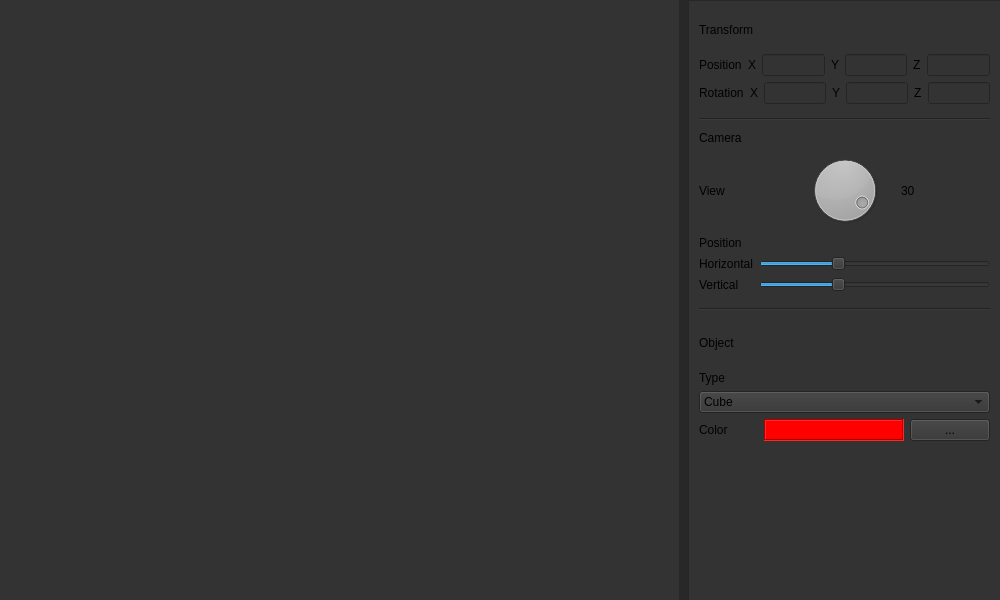
<?xml version="1.0" encoding="UTF-8"?>
<ui version="4.0">
 <class>Widget</class>
 <widget class="QWidget" name="Widget">
  <property name="geometry">
   <rect>
    <x>0</x>
    <y>0</y>
    <width>1000</width>
    <height>600</height>
   </rect>
  </property>
  <property name="windowTitle">
   <string>Salvador's Render</string>
  </property>
  <property name="styleSheet">
   <string notr="true">background-color: rgb(51, 51, 51);</string>
  </property>
  <widget class="QWidget" name="widget" native="true">
   <property name="enabled">
    <bool>true</bool>
   </property>
   <property name="geometry">
    <rect>
     <x>679</x>
     <y>0</y>
     <width>321</width>
     <height>601</height>
    </rect>
   </property>
   <property name="styleSheet">
    <string notr="true">background-color: rgb(40, 40, 40);</string>
   </property>
   <widget class="QScrollArea" name="scrollArea">
    <property name="geometry">
     <rect>
      <x>9</x>
      <y>0</y>
      <width>321</width>
      <height>601</height>
     </rect>
    </property>
    <property name="styleSheet">
     <string notr="true">background-color: rgb(51, 51, 51);</string>
    </property>
    <property name="widgetResizable">
     <bool>true</bool>
    </property>
    <widget class="QWidget" name="scrollAreaWidgetContents_2">
     <property name="geometry">
      <rect>
       <x>0</x>
       <y>0</y>
       <width>319</width>
       <height>599</height>
      </rect>
     </property>
     <widget class="Line" name="line">
      <property name="geometry">
       <rect>
        <x>10</x>
        <y>110</y>
        <width>291</width>
        <height>16</height>
       </rect>
      </property>
      <property name="orientation">
       <enum>Qt::Orientation::Horizontal</enum>
      </property>
     </widget>
     <widget class="QWidget" name="layoutWidget">
      <property name="geometry">
       <rect>
        <x>10</x>
        <y>10</y>
        <width>291</width>
        <height>93</height>
       </rect>
      </property>
      <layout class="QVBoxLayout" name="layout_Transfrorm">
       <item>
        <widget class="QLabel" name="label">
         <property name="styleSheet">
          <string notr="true">font: 700 9pt &quot;Arial&quot;;</string>
         </property>
         <property name="text">
          <string>Transform</string>
         </property>
        </widget>
       </item>
       <item>
        <layout class="QVBoxLayout" name="verticalLayout">
         <item>
          <layout class="QHBoxLayout" name="horizontalLayout_5">
           <item>
            <widget class="QLabel" name="label_2">
             <property name="styleSheet">
              <string notr="true">font: 700 8pt &quot;Arial&quot;;</string>
             </property>
             <property name="text">
              <string>Position</string>
             </property>
            </widget>
           </item>
           <item>
            <layout class="QHBoxLayout" name="horizontalLayout_4">
             <item>
              <layout class="QHBoxLayout" name="horizontalLayout">
               <item>
                <widget class="QLabel" name="label_3">
                 <property name="styleSheet">
                  <string notr="true">font: 700 8pt &quot;Arial&quot;;</string>
                 </property>
                 <property name="text">
                  <string>X</string>
                 </property>
                </widget>
               </item>
               <item>
                <widget class="QLineEdit" name="lEd_posX">
                 <property name="styleSheet">
                  <string notr="true">font: 700 8pt &quot;Arial&quot;;</string>
                 </property>
                 <property name="alignment">
                  <set>Qt::AlignmentFlag::AlignBottom|Qt::AlignmentFlag::AlignLeading|Qt::AlignmentFlag::AlignLeft</set>
                 </property>
                 <property name="placeholderText">
                  <string/>
                 </property>
                </widget>
               </item>
              </layout>
             </item>
             <item>
              <layout class="QHBoxLayout" name="horizontalLayout_2">
               <item>
                <widget class="QLabel" name="label_4">
                 <property name="styleSheet">
                  <string notr="true">font: 700 8pt &quot;Arial&quot;;</string>
                 </property>
                 <property name="text">
                  <string>Y</string>
                 </property>
                </widget>
               </item>
               <item>
                <widget class="QLineEdit" name="lEd_posY">
                 <property name="styleSheet">
                  <string notr="true">font: 700 8pt &quot;Arial&quot;;</string>
                 </property>
                 <property name="alignment">
                  <set>Qt::AlignmentFlag::AlignBottom|Qt::AlignmentFlag::AlignLeading|Qt::AlignmentFlag::AlignLeft</set>
                 </property>
                 <property name="placeholderText">
                  <string/>
                 </property>
                </widget>
               </item>
              </layout>
             </item>
             <item>
              <layout class="QHBoxLayout" name="horizontalLayout_3">
               <item>
                <widget class="QLabel" name="label_5">
                 <property name="styleSheet">
                  <string notr="true">font: 700 8pt &quot;Arial&quot;;</string>
                 </property>
                 <property name="text">
                  <string>Z</string>
                 </property>
                </widget>
               </item>
               <item>
                <widget class="QLineEdit" name="lEd_posZ">
                 <property name="styleSheet">
                  <string notr="true">font: 700 8pt &quot;Arial&quot;;</string>
                 </property>
                 <property name="alignment">
                  <set>Qt::AlignmentFlag::AlignBottom|Qt::AlignmentFlag::AlignLeading|Qt::AlignmentFlag::AlignLeft</set>
                 </property>
                 <property name="placeholderText">
                  <string/>
                 </property>
                </widget>
               </item>
              </layout>
             </item>
            </layout>
           </item>
          </layout>
         </item>
         <item>
          <layout class="QHBoxLayout" name="horizontalLayout_6">
           <item>
            <widget class="QLabel" name="label_6">
             <property name="styleSheet">
              <string notr="true">font: 700 8pt &quot;Arial&quot;;</string>
             </property>
             <property name="text">
              <string>Rotation</string>
             </property>
            </widget>
           </item>
           <item>
            <layout class="QHBoxLayout" name="horizontalLayout_7">
             <item>
              <layout class="QHBoxLayout" name="horizontalLayout_8">
               <item>
                <widget class="QLabel" name="label_7">
                 <property name="styleSheet">
                  <string notr="true">font: 700 8pt &quot;Arial&quot;;</string>
                 </property>
                 <property name="text">
                  <string>X</string>
                 </property>
                </widget>
               </item>
               <item>
                <widget class="QLineEdit" name="lEd_rotX">
                 <property name="styleSheet">
                  <string notr="true">font: 700 8pt &quot;Arial&quot;;</string>
                 </property>
                 <property name="alignment">
                  <set>Qt::AlignmentFlag::AlignBottom|Qt::AlignmentFlag::AlignLeading|Qt::AlignmentFlag::AlignLeft</set>
                 </property>
                 <property name="placeholderText">
                  <string/>
                 </property>
                </widget>
               </item>
              </layout>
             </item>
             <item>
              <layout class="QHBoxLayout" name="horizontalLayout_9">
               <item>
                <widget class="QLabel" name="label_8">
                 <property name="styleSheet">
                  <string notr="true">font: 700 8pt &quot;Arial&quot;;</string>
                 </property>
                 <property name="text">
                  <string>Y</string>
                 </property>
                </widget>
               </item>
               <item>
                <widget class="QLineEdit" name="lEd_rotY">
                 <property name="styleSheet">
                  <string notr="true">font: 700 8pt &quot;Arial&quot;;</string>
                 </property>
                 <property name="alignment">
                  <set>Qt::AlignmentFlag::AlignBottom|Qt::AlignmentFlag::AlignLeading|Qt::AlignmentFlag::AlignLeft</set>
                 </property>
                 <property name="placeholderText">
                  <string/>
                 </property>
                </widget>
               </item>
              </layout>
             </item>
             <item>
              <layout class="QHBoxLayout" name="horizontalLayout_10">
               <item>
                <widget class="QLabel" name="label_9">
                 <property name="styleSheet">
                  <string notr="true">font: 700 8pt &quot;Arial&quot;;</string>
                 </property>
                 <property name="text">
                  <string>Z</string>
                 </property>
                </widget>
               </item>
               <item>
                <widget class="QLineEdit" name="lEd_rotZ">
                 <property name="styleSheet">
                  <string notr="true">font: 700 8pt &quot;Arial&quot;;</string>
                 </property>
                 <property name="alignment">
                  <set>Qt::AlignmentFlag::AlignBottom|Qt::AlignmentFlag::AlignLeading|Qt::AlignmentFlag::AlignLeft</set>
                 </property>
                 <property name="placeholderText">
                  <string/>
                 </property>
                </widget>
               </item>
              </layout>
             </item>
            </layout>
           </item>
          </layout>
         </item>
        </layout>
       </item>
      </layout>
     </widget>
     <widget class="Line" name="line_2">
      <property name="geometry">
       <rect>
        <x>10</x>
        <y>300</y>
        <width>291</width>
        <height>16</height>
       </rect>
      </property>
      <property name="orientation">
       <enum>Qt::Orientation::Horizontal</enum>
      </property>
     </widget>
     <widget class="QWidget" name="layoutWidget">
      <property name="geometry">
       <rect>
        <x>10</x>
        <y>320</y>
        <width>291</width>
        <height>120</height>
       </rect>
      </property>
      <layout class="QVBoxLayout" name="verticalLayout_9">
       <property name="leftMargin">
        <number>0</number>
       </property>
       <item>
        <widget class="QLabel" name="label_14">
         <property name="styleSheet">
          <string notr="true">font: 700 9pt &quot;Arial&quot;;</string>
         </property>
         <property name="text">
          <string>Object</string>
         </property>
        </widget>
       </item>
       <item>
        <layout class="QVBoxLayout" name="verticalLayout_8">
         <item>
          <layout class="QVBoxLayout" name="verticalLayout_7">
           <item>
            <widget class="QLabel" name="label_19">
             <property name="styleSheet">
              <string notr="true">font: 700 8pt &quot;Arial&quot;;</string>
             </property>
             <property name="text">
              <string>Type</string>
             </property>
            </widget>
           </item>
           <item>
            <widget class="QComboBox" name="comboBox">
             <item>
              <property name="text">
               <string>Cube</string>
              </property>
             </item>
            </widget>
           </item>
          </layout>
         </item>
         <item>
          <layout class="QHBoxLayout" name="horizontalLayout_15">
           <item>
            <widget class="QLabel" name="label_18">
             <property name="styleSheet">
              <string notr="true">font: 700 8pt &quot;Arial&quot;;</string>
             </property>
             <property name="text">
              <string>Color</string>
             </property>
            </widget>
           </item>
           <item>
            <layout class="QHBoxLayout" name="horizontalLayout_14" stretch="8,2">
             <property name="leftMargin">
              <number>30</number>
             </property>
             <item>
              <widget class="QLabel" name="lbl_colorShow">
               <property name="styleSheet">
                <string notr="true">font: 700 8pt &quot;Arial&quot;;
background-color: rgb(255, 0, 0);</string>
               </property>
               <property name="frameShape">
                <enum>QFrame::Shape::Box</enum>
               </property>
               <property name="frameShadow">
                <enum>QFrame::Shadow::Sunken</enum>
               </property>
               <property name="text">
                <string/>
               </property>
              </widget>
             </item>
             <item>
              <widget class="QPushButton" name="btn_ColorPicker">
               <property name="text">
                <string>...</string>
               </property>
              </widget>
             </item>
            </layout>
           </item>
          </layout>
         </item>
        </layout>
       </item>
      </layout>
     </widget>
     <widget class="QWidget" name="layoutWidget">
      <property name="geometry">
       <rect>
        <x>10</x>
        <y>130</y>
        <width>291</width>
        <height>161</height>
       </rect>
      </property>
      <layout class="QVBoxLayout" name="layout_Camera">
       <item>
        <widget class="QLabel" name="label_10">
         <property name="styleSheet">
          <string notr="true">font: 700 9pt &quot;Arial&quot;;</string>
         </property>
         <property name="text">
          <string>Camera</string>
         </property>
        </widget>
       </item>
       <item>
        <layout class="QVBoxLayout" name="verticalLayout_6">
         <item>
          <layout class="QHBoxLayout" name="horizontalLayout_11">
           <item>
            <widget class="QLabel" name="label_11">
             <property name="styleSheet">
              <string notr="true">font: 700 8pt &quot;Arial&quot;;</string>
             </property>
             <property name="text">
              <string>View</string>
             </property>
            </widget>
           </item>
           <item>
            <widget class="QDial" name="dial_Phi">
             <property name="maximum">
              <number>360</number>
             </property>
             <property name="value">
              <number>30</number>
             </property>
             <property name="invertedAppearance">
              <bool>true</bool>
             </property>
            </widget>
           </item>
           <item>
            <widget class="QLabel" name="label_12">
             <property name="styleSheet">
              <string notr="true">font: 8pt &quot;Arial&quot;;</string>
             </property>
             <property name="text">
              <string>30</string>
             </property>
             <property name="alignment">
              <set>Qt::AlignmentFlag::AlignLeading|Qt::AlignmentFlag::AlignLeft|Qt::AlignmentFlag::AlignVCenter</set>
             </property>
            </widget>
           </item>
          </layout>
         </item>
         <item>
          <layout class="QVBoxLayout" name="verticalLayout_4">
           <item>
            <widget class="QLabel" name="label_13">
             <property name="styleSheet">
              <string notr="true">font: 700 8pt &quot;Arial&quot;;</string>
             </property>
             <property name="text">
              <string>Position</string>
             </property>
            </widget>
           </item>
           <item>
            <layout class="QHBoxLayout" name="horizontalLayout_12">
             <item>
              <layout class="QVBoxLayout" name="verticalLayout_3">
               <item>
                <widget class="QLabel" name="label_15">
                 <property name="styleSheet">
                  <string notr="true">font: 8pt &quot;Arial&quot;;</string>
                 </property>
                 <property name="text">
                  <string>Horizontal</string>
                 </property>
                 <property name="alignment">
                  <set>Qt::AlignmentFlag::AlignLeading|Qt::AlignmentFlag::AlignLeft|Qt::AlignmentFlag::AlignVCenter</set>
                 </property>
                </widget>
               </item>
               <item>
                <widget class="QLabel" name="label_17">
                 <property name="styleSheet">
                  <string notr="true">font: 8pt &quot;Arial&quot;;</string>
                 </property>
                 <property name="text">
                  <string>Vertical</string>
                 </property>
                 <property name="alignment">
                  <set>Qt::AlignmentFlag::AlignLeading|Qt::AlignmentFlag::AlignLeft|Qt::AlignmentFlag::AlignVCenter</set>
                 </property>
                </widget>
               </item>
              </layout>
             </item>
             <item>
              <layout class="QVBoxLayout" name="verticalLayout_2">
               <item>
                <widget class="QSlider" name="slider_CameraX">
                 <property name="maximum">
                  <number>300</number>
                 </property>
                 <property name="value">
                  <number>100</number>
                 </property>
                 <property name="orientation">
                  <enum>Qt::Orientation::Horizontal</enum>
                 </property>
                </widget>
               </item>
               <item>
                <widget class="QSlider" name="slider_CameraV">
                 <property name="maximum">
                  <number>300</number>
                 </property>
                 <property name="value">
                  <number>100</number>
                 </property>
                 <property name="orientation">
                  <enum>Qt::Orientation::Horizontal</enum>
                 </property>
                </widget>
               </item>
              </layout>
             </item>
            </layout>
           </item>
          </layout>
         </item>
        </layout>
       </item>
      </layout>
     </widget>
    </widget>
   </widget>
  </widget>
  <widget class="QWidget" name="layoutWidget">
   <property name="geometry">
    <rect>
     <x>0</x>
     <y>0</y>
     <width>2</width>
     <height>2</height>
    </rect>
   </property>
   <layout class="QVBoxLayout" name="verticalLayout_5"/>
  </widget>
 </widget>
 <resources/>
 <connections/>
</ui>
